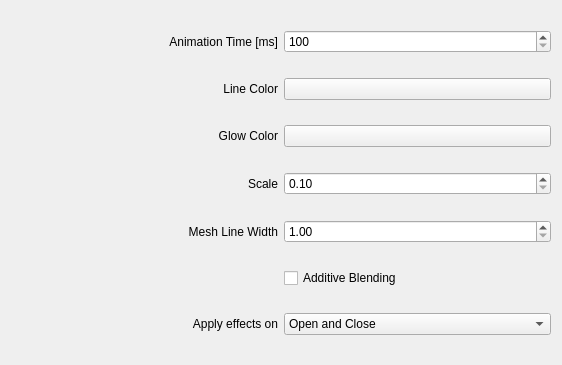
<?xml version="1.0" encoding="UTF-8"?>

<!--
SPDX-FileCopyrightText: Simon Schneegans <code@simonschneegans.de>
SPDX-License-Identifier: GPL-3.0-or-later
-->

<ui version="4.0">
    <class>BMWConfigForm</class>
    <widget class="QWidget" name="BMWConfigForm">
        <property name="geometry">
            <rect>
                <x>0</x>
                <y>0</y>
                <width>562</width>
                <height>365</height>
            </rect>
        </property>
        <layout class="QGridLayout" name="gridLayout">
            <item row="1" column="0">
                <widget class="QLabel" name="label_2">
                    <property name="text">
                        <string>Line Color</string>
                    </property>
                    <property name="alignment">
                        <set>Qt::AlignRight|Qt::AlignTrailing|Qt::AlignVCenter</set>
                    </property>
                </widget>
            </item>
            <item row="4" column="1">
                <widget class="QDoubleSpinBox" name="kcfg_LineWidth">
                    <property name="minimum">
                        <double>1.000000000000000</double>
                    </property>
                    <property name="maximum">
                        <double>5.000000000000000</double>
                    </property>
                </widget>
            </item>
            <item row="3" column="1">
                <widget class="QDoubleSpinBox" name="kcfg_Scale">
                    <property name="minimum">
                        <double>0.100000000000000</double>
                    </property>
                    <property name="maximum">
                        <double>10.000000000000000</double>
                    </property>
                </widget>
            </item>
            <item row="0" column="1">
                <widget class="QSpinBox" name="kcfg_Duration">
                    <property name="minimum">
                        <number>100</number>
                    </property>
                    <property name="maximum">
                        <number>9999</number>
                    </property>
                    <property name="singleStep">
                        <number>100</number>
                    </property>
                </widget>
            </item>
            <item row="2" column="0">
                <widget class="QLabel" name="label_4">
                    <property name="text">
                        <string>Glow Color</string>
                    </property>
                    <property name="alignment">
                        <set>Qt::AlignRight|Qt::AlignTrailing|Qt::AlignVCenter</set>
                    </property>
                </widget>
            </item>
            <item row="4" column="0">
                <widget class="QLabel" name="label_5">
                    <property name="text">
                        <string>Mesh Line Width</string>
                    </property>
                    <property name="alignment">
                        <set>Qt::AlignRight|Qt::AlignTrailing|Qt::AlignVCenter</set>
                    </property>
                </widget>
            </item>
            <item row="0" column="0">
                <widget class="QLabel" name="label">
                    <property name="text">
                        <string>Animation Time [ms]</string>
                    </property>
                    <property name="alignment">
                        <set>Qt::AlignRight|Qt::AlignTrailing|Qt::AlignVCenter</set>
                    </property>
                </widget>
            </item>
            <item row="3" column="0">
                <widget class="QLabel" name="label_3">
                    <property name="text">
                        <string>Scale</string>
                    </property>
                    <property name="alignment">
                        <set>Qt::AlignRight|Qt::AlignTrailing|Qt::AlignVCenter</set>
                    </property>
                </widget>
            </item>
            <item row="5" column="1">
                <widget class="QCheckBox" name="kcfg_AdditiveBlending">
                    <property name="text">
                        <string>Additive Blending</string>
                    </property>
                </widget>
            </item>
            <item row="2" column="1">
                <widget class="KColorButton" name="kcfg_GlowColor">
                    <property name="alphaChannelEnabled">
                        <bool>true</bool>
                    </property>
                </widget>
            </item>
            <item row="1" column="1">
                <widget class="KColorButton" name="kcfg_LineColor">
                    <property name="alphaChannelEnabled">
                        <bool>true</bool>
                    </property>
                </widget>
            </item>
        
            <item row="6" column="0">
                <widget class="QLabel" name="label_ApplyEffectsOn">
                    <property name="text">
                        <string>Apply effects on</string>
                    </property>
                    <property name="alignment">
                        <set>Qt::AlignmentFlag::AlignRight|Qt::AlignmentFlag::AlignTrailing|Qt::AlignmentFlag::AlignVCenter</set>
                    </property>
                </widget>
            </item>
            <item row="6" column="1">
                <widget class="QComboBox" name="kcfg_ApplyEffectsOn">
                                        <property name="currentIndex">
                        <number>2</number>
                    </property>
<item>
                        <property name="text">
                            <string>Open only</string>
                        </property>
                    </item>
                    <item>
                        <property name="text">
                            <string>Close only</string>
                        </property>
                    </item>
                    <item>
                        <property name="text">
                            <string>Open and Close</string>
                        </property>
                    </item>
                </widget>
            </item>

        </layout>
    </widget>
    <customwidgets>
        <customwidget>
            <class>KColorButton</class>
            <extends>QPushButton</extends>
            <header>kcolorbutton.h</header>
        </customwidget>
    </customwidgets>
    <resources />
    <connections />
</ui>
